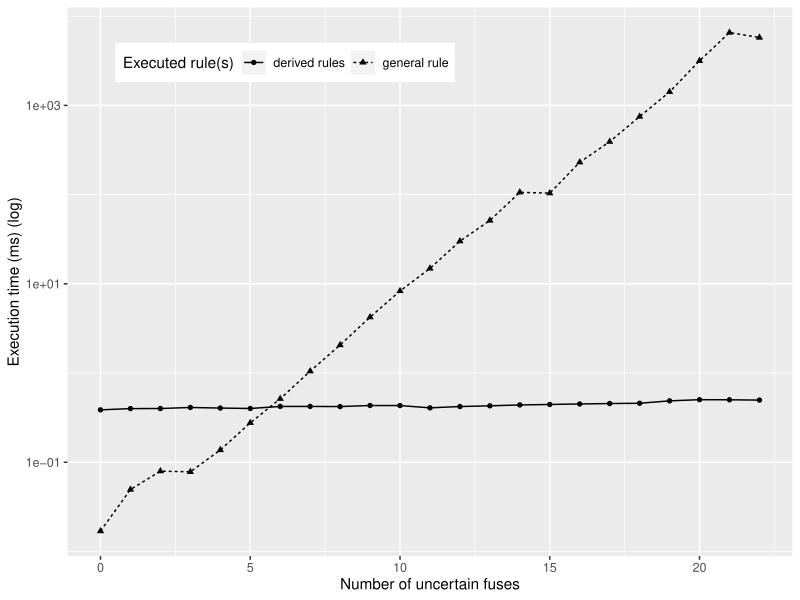

Generate this figure with R:
# install.packages("ggplot2") 
# library("ggplot2")
# install.packages("reshape")
# library("reshape")

perfListDeived <- read.csv(file = "heatMat-listValidDerived.csv", header = TRUE)
perfListGeneral = read.csv(file= "heatMat-listValidRule1.csv", header = TRUE)

toPlot = data.frame(0:22, perfListDeived$X30, perfListGeneral$X30)
colnames(toPlot) = c("x", "derived rules", "general rule")

melted = melt(toPlot, id=c("x"))

ggp = ggplot(data=melted) + 
  geom_line(aes(x=x, y=value, linetype=variable)) + 
  geom_point(aes(x=x, y=value, shape=variable)) + 
  scale_y_continuous(trans = "log10") + 
  labs(x="Number of uncertain fuses", y="Execution time (ms) (log)", linetype="Executed rule(s)", shape="Executed rule(s)") + 
  theme(legend.position = c(0.3, 0.9), legend.direction = "horizontal")

ggp
